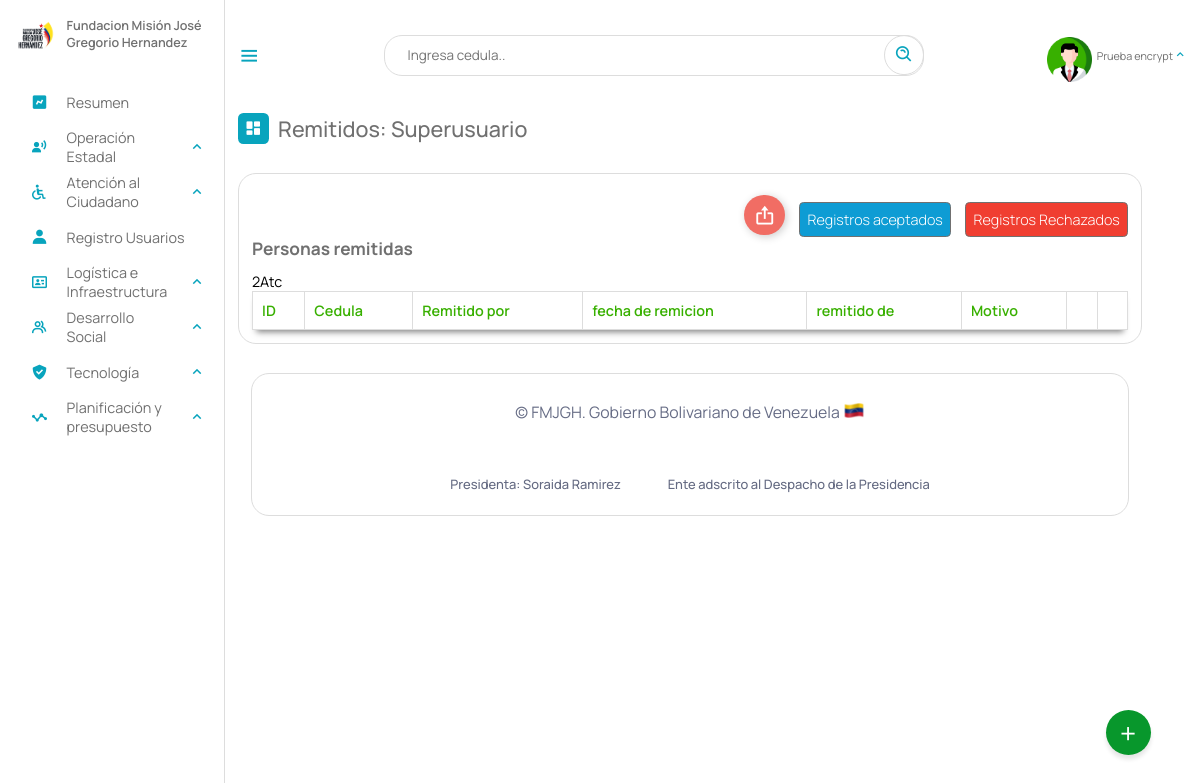
The app's page /Escritorio/01-remitidos_a.php (signed in), older data.
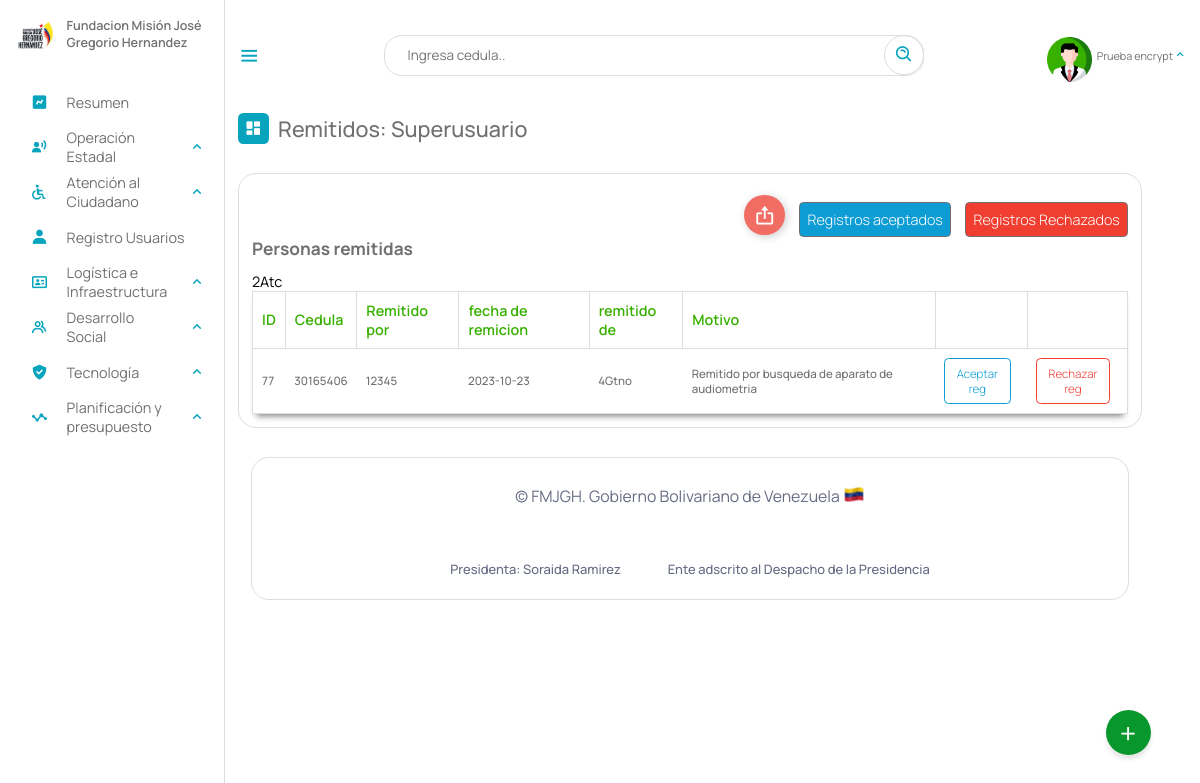
The same page, newer data.
### tables this page shows
CREATE TABLE `remitidos` (
  `id` int(11) NOT NULL AUTO_INCREMENT,
  `cedula` int(12) NOT NULL,
  `departamento` varchar(5) NOT NULL,
  `coordinacion` varchar(12) DEFAULT NULL,
  `por` text NOT NULL,
  `gerencia_remitente` varchar(5) NOT NULL,
  `fecha` date NOT NULL,
  `motivo` text NOT NULL,
  `statu` text DEFAULT NULL,
  PRIMARY KEY (`id`),
  KEY `cedula` (`cedula`),
  KEY `departamento` (`departamento`),
  KEY `gerencia_remitente` (`gerencia_remitente`),
  KEY `coordinacion` (`coordinacion`),
  CONSTRAINT `remitidos_ibfk_1` FOREIGN KEY (`coordinacion`) REFERENCES `coordinaciones_estadales` (`id`) ON DELETE CASCADE
);

### php/6-remitir.php (called while the page is built, shortened)
<?php
include_once("ManejadorBD.php");
class remitido extends ManejadorBD{
        private $departamento;
        private $cnn;
        public function __construct($tipoConexion){
            $this->cnn = parent::conectar($tipoConexion);
        }
		public function setdepartamento($departamento)
		{
		    $this->departamento = $departamento;
		}
		public function consultarTodosRemitidoss(){
			try{
				$stmt = $this->cnn->prepare("SELECT * FROM remitidos WHERE departamento = :departamento and statu IS NULL ");
				$stmt->setFetchMode(PDO::FETCH_ASSOC);
				$stmt->bindParam(':departamento', $this->departamento);
				$stmt->execute();
				return $stmt->fetchAll();
	        }catch(PDOException $error) {
				echo "Error: ejecutando consulta SQL.".$error->getMessage();
				exit();
	        }
		}
}

### php/ManejadorBD.php (called while the page is built, shortened)
<?php
	class ManejadorBD extends PDO {
		public $srv	= SRV;
		public $usr	= USR;
		public $pas	= PAS;
		public $dbn	= BDN;
		public function conectar($tipoConexion){
			try{
				switch ($tipoConexion) {
				    case 1:
				        $dsn = "mysql:host=$this->srv;dbname=$this->dbn";
				        break;
				}
				$dbh = new PDO($dsn, $this->usr, $this->pas);
    			$dbh->setAttribute(PDO::ATTR_ERRMODE, PDO::ERRMODE_EXCEPTION);
			}catch(PDOException $error){
                echo "Error al Conectar con la Base de Datos: ".$error->getMessage();
                exit();
			}
            $this->conexionBD = $dbh;
			return $this->conexionBD;
		}
	}
?>

### Escritorio/01-remitidos_a.php (the view, shortened to what this page needs)
<?php
include_once("partearriba.php");
?>
<div class="dash-contenido">
    <div class="overview">
        <div class="titulo">
            <i class='bx bxs-dashboard'> </i>
            <span class="link-name">Remitidos: <?php echo $rol ?></span>
        </div>
    </div>
    <div class="tabla-atencion">
        <div class="personas-conatencion" style="justify-content:right; align-items: baseline">
            <div class="botones__especiales">
                    <button class="Btn export">
                        <div class="sign">
                            <i class='bx bx-export'></i>
                        </div>
                    </button>
                </div>
            <a class="enlace" style="background-color: #0e9cd4; color:#fff" href="">Registros aceptados</a>
            <a class="enlace" style="background-color: #f03e31; color:#fff" href="">Registros Rechazados</a>
        </div>
        <h2>Personas remitidas</h2>
        <table>
            <thead>
                <tr>
                    <th>ID</th>
                    <th>Cedula</th>
                    <th>Remitido por</th>
                    <th>fecha de remicion</th>
                    <th>remitido de</th>
                    <th>Motivo</th>
                    <th></th>
                    <th></th>
                </tr>
            </thead>
            <tbody>
                <?php
                include_once("../php/6-remitir.php");
                $aten = new remitido(1);
                $aten->setdepartamento($gerencia);
                if($rol =="Superusuario" || $rol =="Administrador" || $rol =="coorA" || $gerencia =="2Atc"){
                    $consulta = $aten->consultarTodosRemitidoss();
                }else{
                    $aten->setcoordinacion($coordi);
                    $consulta = $aten->consultarTodosRemitidossXCoordinacion();
                }
                if ($consulta) {
                    foreach ($consulta as $registros) {
                ?>
                        <tr>
                            <td><?php echo $registros["id"] ?></td>
                            <td><?php echo $registros["cedula"] ?></td>
                            <td><?php echo $registros["por"] ?></td>
                            <td><?php echo $registros["fecha"] ?></td>
                            <td><?php echo $registros["gerencia_remitente"] ?></td>
                            <td><?php echo $registros["motivo"] ?></td>
                            <td><a href="--aceptar_infraestructura.php?id=<?php echo  $registros["id"]; ?>" class="remitir" id="aceptar">Aceptar reg</a></td>
                            <td><a href="--rechazar_remitidos.php?id=<?php echo  $registros["id"]; ?>" class="eliminar" id="rechazar">Rechazar reg</a></td>
                        </tr>
                <?php
                    }
                }
                ?>
            </tbody>
        </table>
    </div>
</div>
<?php
include_once("parteabajo.php");
?>

### Escritorio/partearriba.php (shortened to what this page needs)
<!DOCTYPE html>
<html lang="es">
<head>
    <link rel="stylesheet" href="estilo.css">
    <link rel="stylesheet" href="dash.css">
    <link rel="stylesheet" href="02-buttons/01-buttons.css">
    <link href='https://unpkg.com/boxicons@2.1.4/css/boxicons.min.css' rel='stylesheet'>
</head>
<body>
    <?php
    if (isset($_SESSION['cedula'])) {
        $NombreUsuarioActivo = $_SESSION['nombre'];
        $rol = $_SESSION["rol"];
        $gerencia = $_SESSION['gerencia'];
    }
    switch ($rol) {
        case "3supe":
            $rol = "Superusuario";
            break;
    }
    ?>
    <nav class="sidebar">
        <header>
            <div class="image-text">
                <span class="image">
                    <img src="logo3.png" alt="logo">
                </span>
                <div class="text header-text">
                    <span class="name">Fundacion Misión José Gregorio Hernandez</span>
                </div>
            </div>
        </header>
        <ul class="nav-links">
            <li>
                <a href="index.php">
                    <i class='bx bxs-chart'></i>
                    <span class="link-name">Resumen</span>
                </a>
            </li>
            <?php
            if ($gerencia == "4Gtno" || $rol == "Superusuario") {
            ?>
                <li>
                    <div class="ioncn-link">
                        <a>
                            <i class='bx bxs-user-voice'></i>
                            <span class="link-name">Operación Estadal</span>
                        </a>
                        <i class='bx bx-chevron-up'></i>
                    </div>
                </li>
            <?php
            }
            ?>
            <?php
            if ($gerencia == "2Atc" || $rol == "Superusuario") {
            ?>
                <li>
                    <div class="ioncn-link">
                        <a>
                            <i class='bx bx-handicap'></i>
                            <span class="link-name">Atención al Ciudadano</span>
                        </a>
                        <i class='bx bx-chevron-up'></i>
                    </div>
                </li>
            <?php
            }
            ?>
            <?php
            if ($rol == "Administrador" || $rol == "Superusuario") {
            ?>
                <li>
                    <a href="03-registro.php">
                        <i class='bx bxs-user'></i>
                        <span class="link-name">Registro Usuarios</span>
                    </a>
                </li>
            <?php
            }
            ?>
            <?php
            if ($gerencia == "5Logi" || $rol == "Superusuario") {
            ?>
                <li>
                    <div class="ioncn-link">
                        <a>
                            <i class='bx bx-id-card'></i>
                            <span class="link-name">Logística e Infraestructura</span>
                        </a>
                        <i class='bx bx-chevron-up'></i>
                    </div>
                </li>
            <?php
            }
            ?>
            <?php
            if ($gerencia == "3Gtnd" || $rol == "Superusuario") {
            ?>
                <li>
                    <div class="ioncn-link">
                        <a>
                            <i class='bx bx-group'></i>
                            <span class="link-name">Desarrollo Social</span>
                        </a>
                        <i class='bx bx-chevron-up'></i>
                    </div>
                </li>
            <?php
            }
            ?>
            <?php
            if ($rol == "Superusuario") {
            ?>
                <li>
                    <div class="ioncn-link">
                        <a>
                            <i class='bx bxs-check-shield'></i>
                            <span class="link-name">Tecnología</span>
                        </a>
                        <i class='bx bx-chevron-up'></i>
                    </div>
                </li>
            <?php
            }
            ?>
            <li>
                <div class="ioncn-link">
                    <a>
                    <i class='bx bx-stats'></i>
                        <span class="link-name">Planificación y presupuesto</span>
                    </a>
                    <i class='bx bx-chevron-up'></i>
                </div>
            </li>
        </ul>
    </nav>
    <main class="menu-dash">
        <div class="top">
            <i class='bx bx-menu sidebar-toggle'></i>
            <div class="busqueda">
                <input type="text" id="input_search" placeholder="Ingresa cedula..">
                <a href="#" class="search" id="search"><i class='bx bx-search-alt bx-rotate-90'></i></a>
            </div>
            <li>
                <div class="ioncn-link">
                    <a>
                        <img src="profile.png" alt="">
                        <span class="link_name" id="user_active"><?php echo $NombreUsuarioActivo ?></span>
                    </a>
                    <i class='bx bx-chevron-up'></i>
                </div>
            </li>
        </div>
        <div class="action">
            <span class="abrir" onclick="actionToggle()">+</span>
        </div>

### Escritorio/parteabajo.php (shortened to what this page needs)
<div class="footer__info container">
    <span class="footer_copy">
        &#169; FMJGH. Gobierno Bolivariano de Venezuela <img src="ve.png">
    </span>
    <br><br>
    <div class="footer__privacy">
        <a>Presidenta: Soraida Ramirez</a>
        <a>Ente adscrito al Despacho de la Presidencia</a>
    </div>
</div>
</main>
</body>
</html>

### Escritorio/estilo.css (style rules this page uses)
* { font-family: 'Manrope', sans-serif; margin: 0; padding: 0; box-sizing: border-box; scroll-behavior: smooth; }
:root { --body-color: ; --tran-03:all 0.2 ease ; --tran-03:all 0.3s ease ; --tran-03:all 0.4s ease ; --tran-03:all 0.5s ease ; }
body { height: 100vh; background-color: #fff; }
.sidebar .text { font-size: 14px; font-weight: 500; color: #707070; }
.sidebar .image { min-width: 60px; display: flex; align-items: center; }
.sidebar { position: fixed; top: 0; left: 0; height: 100%; width: 250px; padding: 20px 0px 0px 14px ; background-color: #fff; transition: 0.3s; border-right: 1px solid #ddd; }
.sidebar header { position: relative; }
.sidebar .image-text img { width: 50px; border-radius: 6px; }
.sidebar header .image-text { display: flex; align-items: center; }
header .image-text .header-text { display: flex; flex-direction: column; transition: 0.3; }
.header-text .name { font-weight: 600; text-align: left; margin-top: -2px; }
.sidebar .nav-links { background-color: rgb(255, 255, 255); height: 100%; padding-top: 30px; }
.sidebar .nav-links li { position: relative; list-style: none; transition: all 0.4s ease; }
.sidebar .nav-links li .ioncn-link { display: flex; align-items: left; justify-content: space-between; }
.bx-chevron-up { transition: transform .3s; }
.sidebar .nav-links li i { height: 50px; min-width: 60px; text-align: center; line-height: 50px; color:#08A4BD ; font-size: 20px; }
.sidebar .nav-links li a { text-decoration: none; display: flex; align-items: center; justify-content: left; }
.sidebar .nav-links li a .link-name { font-size: 16px; font-weight: 400; color: #707070; transition: 0.3s ease; }
.menu-dash { position: relative; left: 250px; background-color: #fff; height: 100vh; width: calc(100% - 300px); padding: 10px 14px; transition: 0.3s; }
.menu-dash .top { display: flex; position: fixed; top: 0px; left: 250px; align-items: center; justify-content: space-between; width: calc(100% - 250px); backdrop-filter: blur(15px); padding: 10px 14px; transition: 0.3; height: 123px; z-index: 500; }
.menu-dash .top .sidebar-toggle { font-size: 26px; cursor: pointer; color: #08A4BD; }
.menu-dash .top .busqueda { position: relative; height: 45px; max-width: 600px; width: 100%; margin: 0 30px; }
.top .busqueda input { height: 100%; width: 100%; position: absolute; border: 1px solid #ddd; padding: 0 50px 0 25px; outline: none; font-size: 15px; border-radius: 20px; }
.top .busqueda i { position: absolute; right: 0px; font-size: 22px; z-index: 10; top: 50%; transform: translateY(-50%); color: #08A4BD; padding: 10px; border: 1px solid #ddd; border-radius: 50px; }
.top img { width: 50px; border-radius: 20px; margin-top: 10px; }
.menu-dash .top .link_name { font-size: 12px; }
.menu-dash .top i { color: #08A4BD; }
.menu-dash .dash-contenido { padding-top: 45px; }
.menu-dash .titulo { display: flex; align-items: center; margin: 70px 0 30px 0; }
.menu-dash .titulo i { position: relative; height: 35px; width: 35px; background-color: #08A4BD; border-radius: 6px; color: #fff; display: flex; align-items: center; justify-content: center; font-size: 20px; }
.menu-dash .titulo .link-name { font-size: 24PX; font-weight: 500; color: #707070; margin-left: 10px; }
.menu-dash .top li { list-style: none; }
.menu-dash .top li .ioncn-link { display: flex; justify-content: space-between; align-items: center; }
.menu-dash .top li .ioncn-link a { text-decoration: none; display: flex; align-items: center; justify-content: center; gap: 5px; flex-wrap: nowrap; position: relative; color: #707070; }
.container { background-color: #fff; border: 1px solid #ddd; max-width: 100%; border-radius: 20px; padding: 30px; margin: 0 15px; }
.action { position: fixed; bottom: 50px; right: 55px; width: 50px; height: 50px; background: #08972c; border-radius: 50%; cursor: pointer; box-shadow: 0 5px 5px rgba(0,0,0,0.1); z-index: 50; }
.action span { position: relative; width: 100%; height: 100%; display: flex; justify-content: center; align-items: center; color: #fff; font-size: 2em; transition: 0.3s ease-in-out; }
table { width: 100%; }

### Escritorio/02-buttons/01-buttons.css (style rules this page uses)
body { margin: 0; padding: 0; }

Row changes from the older to the newer data that the page shows:
now on this page (row edited): remitidos: id "77", cedula "30165406", por "12345", fecha "2023-10-23", gerencia_remitente "4Gtno", motivo "Remitido por busqueda de aparato de audiometria"
